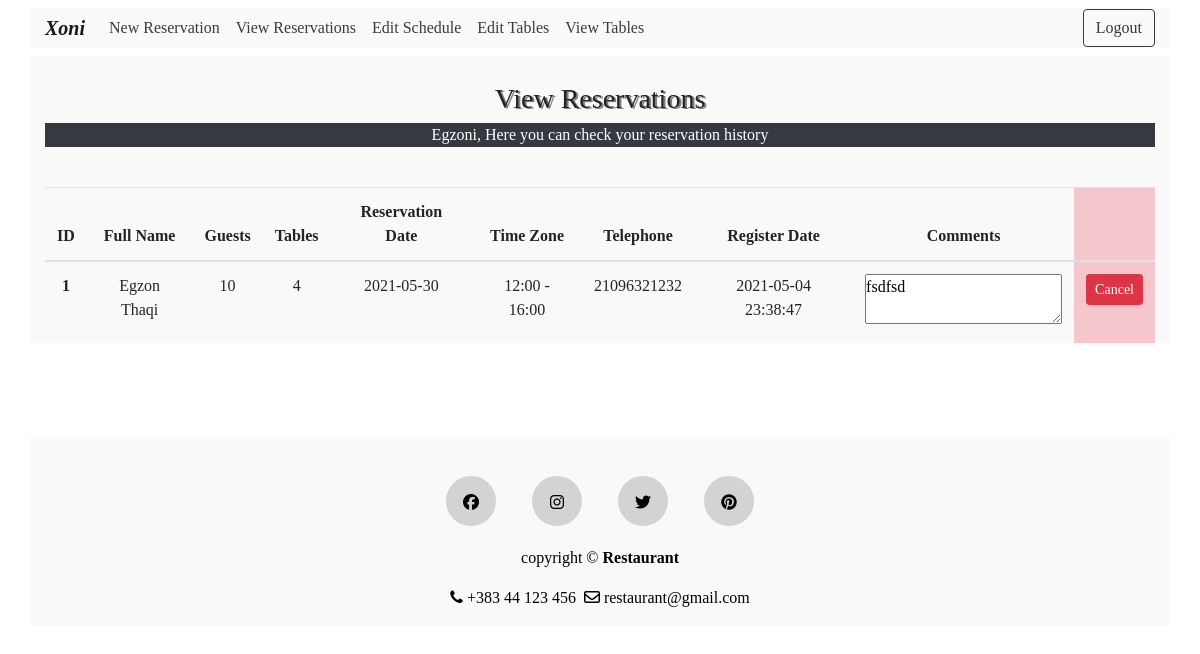
Page /view_reservations.php (signed in) on the committed database.
### tables this page shows
CREATE TABLE IF NOT EXISTS `reservation` (
  `reserv_id` int(11) NOT NULL AUTO_INCREMENT,
  `f_name` text NOT NULL,
  `l_name` text NOT NULL,
  `num_guests` int(11) NOT NULL,
  `num_tables` int(11) NOT NULL,
  `rdate` date NOT NULL,
  `time_zone` text NOT NULL,
  `telephone` text NOT NULL,
  `comment` mediumtext NOT NULL,
  `reg_date` timestamp NOT NULL DEFAULT CURRENT_TIMESTAMP,
  `user_fk` int(11) NOT NULL,
  PRIMARY KEY (`reserv_id`),
  KEY `users_fk` (`user_fk`)
);

### includes/view.reservation.inc.php (the view, shortened to what this page needs)
<?php
if(isset($_SESSION['user_id'])){
    require 'includes/dbh.inc.php';
    $user = $_SESSION['user_id'];
    $role = $_SESSION['role'];
    if($role==1){
    $sql = "SELECT * FROM reservation WHERE user_fk = $user";
    $result = $conn->query($sql);
    if ($result->num_rows > 0) {
        echo
        '
            <table class="table table-hover table-responsive-sm text-center">
                <thead>
                    <tr>
                        <th scope="col">Full Name</th>
                        <th scope="col">Guests</th>
                        <th scope="col">Reservation Date</th>
                        <th scope="col">Time Zone</th>
                        <th scope="col">Telephone</th>
                        <th scope="col">Register Date</th>
                        <th scope="col">Comments</th>
                        <th class="table-danger" scope="col"></th>
                    </tr>
                </thead> ';
        while($row = $result->fetch_assoc()) {
        echo"
                <tbody>
                    <tr>
                    <form action='includes/delete.php' method='POST'>
                    <input name='reserv_id' type='hidden' value=".$row["reserv_id"].">
                      <th scope='row'>".$row["f_name"]." ".$row["l_name"]."</th>
                      <td>".$row["num_guests"]."</td>
                      <td>".$row["rdate"]."</td>
                      <td>".$row["time_zone"]."</td>
                      <td>".$row["telephone"]."</td>
                      <td>".$row["reg_date"]."</td>
                      <td><textarea readonly>".$row["comment"]."</textarea></td>
                      <td class='table-danger'><button type='submit' name='delete-submit' class='btn btn-danger btn-sm'>Cancel</button></td>
                          </form>
                    </tr>
              </tbody>";
        }
        echo "</table>";
    }
    else {    echo "<p class='text-white text-center bg-danger'>Your reservation list is empty!<p>"; }
    }
    else if($role==2){
    $sql = "SELECT * FROM reservation";
    $result = $conn->query($sql);
    if ($result->num_rows > 0) {
        echo
        '
            <table class="table table-hover table-responsive-sm text-center">
                <thead>
                    <tr>
                        <th scope="col">ID</th>
                        <th scope="col">Full Name</th>
                        <th scope="col">Guests</th>
                        <th scope="col">Tables</th>
                        <th scope="col">Reservation Date</th>
                        <th scope="col">Time Zone</th>
                        <th scope="col">Telephone</th>
                        <th scope="col">Register Date</th>
                        <th scope="col">Comments</th>
                        <th class="table-danger" scope="col"></th>
                    </tr>
                </thead> ';
        while($row = $result->fetch_assoc()) {
        echo"
                <tbody>
                    <tr>
                    <form action='includes/delete.php' method='POST'>
                      <input name='reserv_id' type='hidden' value=".$row["reserv_id"].">
                      <th scope='row'>".$row["reserv_id"]."</th>
                      <td>".$row["f_name"]." ".$row["l_name"]."</td>
                      <td>".$row["num_guests"]."</td>
                      <td>".$row["num_tables"]."</td>
                      <td>".$row["rdate"]."</td>
                      <td>".$row["time_zone"]."</td>
                      <td>".$row["telephone"]."</td>
                      <td>".$row["reg_date"]."</td>
                      <td><textarea readonly>".$row["comment"]."</textarea></td>
                      <td class='table-danger'><button type='submit' name='delete-submit' class='btn btn-danger btn-sm'>Cancel</button></td>
                          </form>
                    </tr>
              </tbody>";
        }
        echo "</table>";
    }
    else {    echo "<p class='text-white text-center bg-danger'>Your reservation list is empty!<p>"; }
    }
}

### css/style.css (style rules this page uses)
* { margin:0; padding:0; font-family: "Times New Roman", Times, serif; }
body { overflow-y: scroll; overflow-x: hidden; }

### rows in the picture
reservation: reserv_id "1", f_name "Egzon", l_name "Thaqi", num_guests "10", num_tables "4", rdate "2021-05-30", time_zone "12:00 - 16:00", telephone "21096321232", reg_date "2021-05-04 23:38:47", comment "fsdfsd"

### other values in the picture
$_SESSION['username'] "Egzoni"
